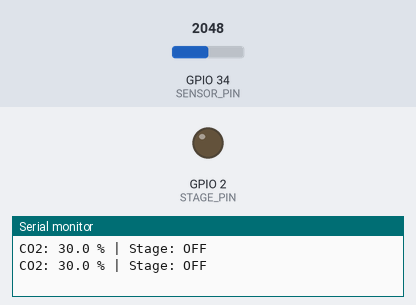
Simulated run of this sketch. Board: ESP32. Shown: output pins drawn as LEDs (lit = HIGH), the last lines printed to the serial monitor. Inputs (shaded band) come from the test bench; at power-on: GPIO 34 (SENSOR_PIN) = 2048.

Above: at 1.8 s.
1.9 s: GPIO 34 (SENSOR_PIN) set to 2673
3.4 s: GPIO 34 (SENSOR_PIN) set to 2784
At 5.2 s:
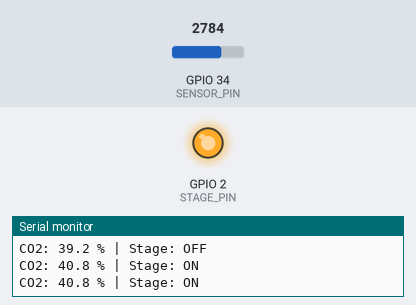
5.5 s: GPIO 34 (SENSOR_PIN) set to 2450
7.2 s: GPIO 34 (SENSOR_PIN) set to 2347
At 8.4 s:
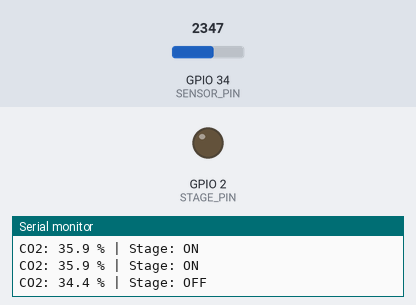
9.5 s: GPIO 34 (SENSOR_PIN) set to 2866
At 11.1 s:
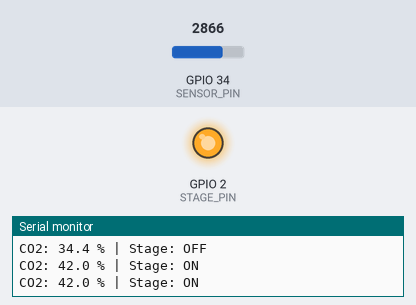
Timing chart, 0 to 12.5 s (numbered marks = the images above; inputs shaded):
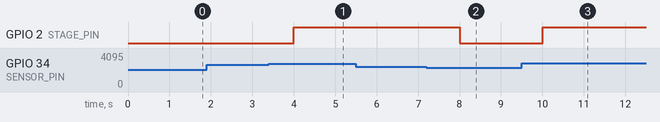

Measured:
- the behaviour switches between 2730 and 2731 on GPIO 34 (SENSOR_PIN) (found by bisection; images 0 and 1)
- the behaviour switches between 2389 and 2388 on GPIO 34 (SENSOR_PIN) (found by bisection; images 1 and 2)
- after the input at 3.4 s, GPIO 2 (STAGE_PIN): LOW → HIGH after 0.60 s
- after the input at 7.2 s, GPIO 2 (STAGE_PIN): HIGH → LOW after 0.80 s
- after the input at 9.5 s, GPIO 2 (STAGE_PIN): LOW → HIGH after 0.50 s

The sketch:

sketch.ino
```cpp
const int SENSOR_PIN = 34;
const int STAGE_PIN  = 2;
const float CO2_ON   = 40.0;   // % threshold
const float CO2_OFF  = 35.0;   // hysteresis
bool stageOn = false;

void setup() {
  Serial.begin(115200);
  pinMode(STAGE_PIN, OUTPUT);
}

void loop() {
  int raw = analogRead(SENSOR_PIN);
  float co2 = (raw / 4095.0) * 60.0;   // simulated 0-60% CO2

  if (co2 > CO2_ON)  stageOn = true;
  if (co2 < CO2_OFF) stageOn = false;
  digitalWrite(STAGE_PIN, stageOn);

  Serial.printf("CO2: %.1f %% | Stage: %s\n", co2, stageOn ? "ON" : "OFF");
  delay(1000);
}
```
